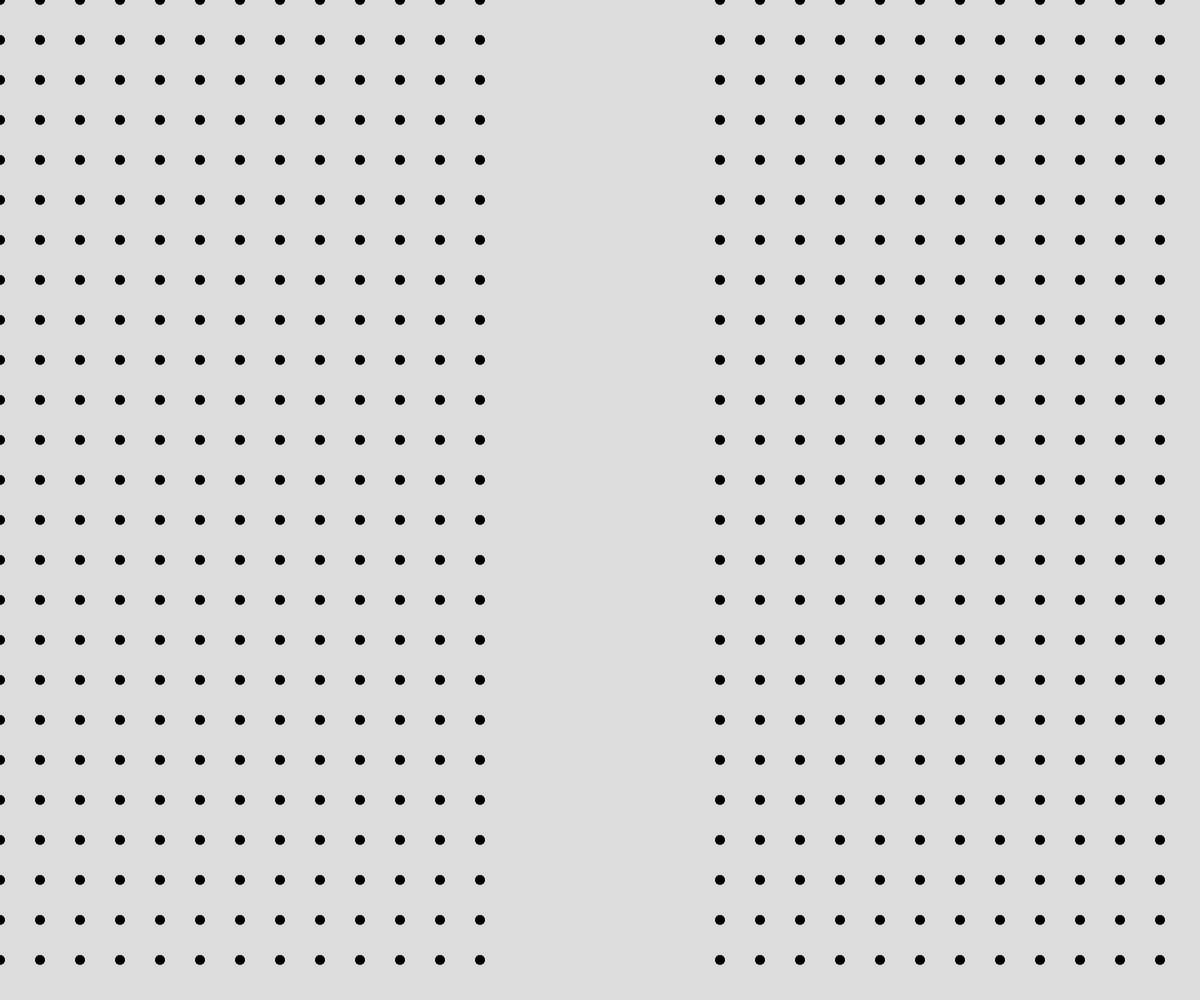
Frame 1 (no input)
Frame 60 (no input): identical to frame 1, image omitted
Frame 120 (the mouse pressed at the canvas centre since frame 60): identical to frame 1, image omitted

The p5.js sketch that drew this single still picture (run headless with seeded random() and noise() and a simulated clock; from frame 60 on, the mouse is pressed at the canvas centre):

// p5.js sketch
// ── sketch.js
// Loops Prep
// Oct 6
// Mr. Scott

let gridSize = 40;

function setup() {
  createCanvas(windowWidth, windowHeight);
}

function grid(){
  //draw a grid or something
  strokeWeight(10);
  let x = 0;  
  while (x < width){   //x:  0  40  80  120
    let y = 0;
    while (y < height){  //y: 0 40 80 120 ... 900
      if(abs(width/2 - x) > 100){
        point(x, y);
      }
      
      y += gridSize;
    }
    x += gridSize;
  }

}

function draw() {
  background(220);
  grid();
}
